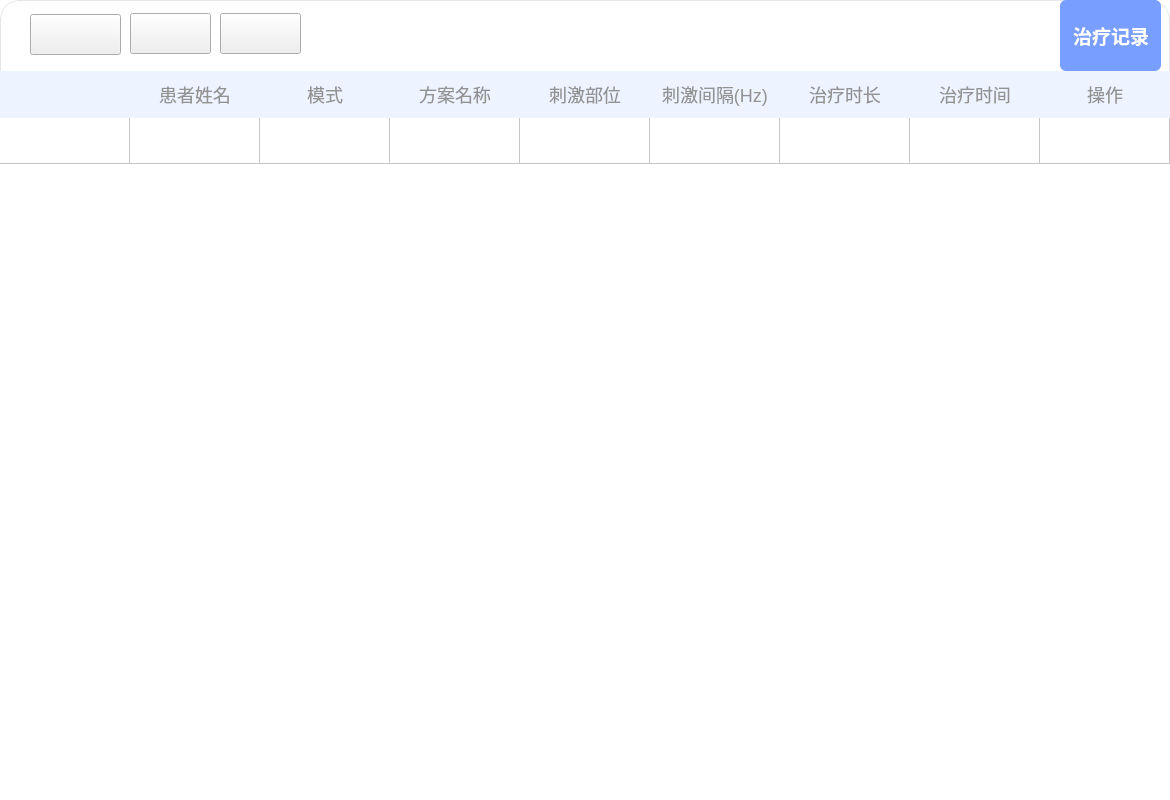
<?xml version="1.0" encoding="UTF-8"?>
<ui version="4.0">
 <class>Form</class>
 <widget class="QWidget" name="Form">
  <property name="geometry">
   <rect>
    <x>0</x>
    <y>0</y>
    <width>1170</width>
    <height>800</height>
   </rect>
  </property>
  <property name="minimumSize">
   <size>
    <width>1170</width>
    <height>800</height>
   </size>
  </property>
  <property name="maximumSize">
   <size>
    <width>1170</width>
    <height>800</height>
   </size>
  </property>
  <property name="windowTitle">
   <string>Form</string>
  </property>
  <property name="styleSheet">
   <string notr="true">QWidget#Form {
	background-color: #FFFFFF;
	border: 1px solid rgba(0, 0, 0, 0.10);
	border-radius: 20px;
}</string>
  </property>
  <widget class="QTableWidget" name="tableWidget_treatrecord">
   <property name="geometry">
    <rect>
     <x>0</x>
     <y>71</y>
     <width>1651</width>
     <height>729</height>
    </rect>
   </property>
   <property name="font">
    <font>
     <pointsize>11</pointsize>
    </font>
   </property>
   <property name="focusPolicy">
    <enum>Qt::NoFocus</enum>
   </property>
   <property name="styleSheet">
    <string notr="true">QTableWidget#tableWidget_treatrecord QHeaderView::section {
	background-color: #EDF3FF;
	color: #929292;
	border: none;
	padding: 8px;
	font-size: 18px;
}
QTableWidget#tableWidget_treatrecord {
    outline: none;
    border: none;
}
QTableWidget#tableWidget_treatrecord::item {
    outline: none;
    border: none;
}
QTableWidget#tableWidget_treatrecord::item:focus {
    outline: none;
    border: none;
    background: transparent;
}
QTableWidget#tableWidget_treatrecord::item:selected {
    outline: none;
    border: none;
    background: transparent;
}</string>
   </property>
   <property name="horizontalScrollBarPolicy">
    <enum>Qt::ScrollBarAlwaysOff</enum>
   </property>
   <property name="editTriggers">
    <set>QAbstractItemView::NoEditTriggers</set>
   </property>
   <property name="selectionMode">
    <enum>QAbstractItemView::NoSelection</enum>
   </property>
   <property name="showGrid">
    <bool>true</bool>
   </property>
   <attribute name="horizontalHeaderDefaultSectionSize">
    <number>130</number>
   </attribute>
   <attribute name="verticalHeaderVisible">
    <bool>false</bool>
   </attribute>
   <attribute name="verticalHeaderDefaultSectionSize">
    <number>46</number>
   </attribute>
   <row>
    <property name="text">
     <string>新建行</string>
    </property>
   </row>
   <column>
    <property name="text">
     <string/>
    </property>
    <property name="font">
     <font>
      <pointsize>12</pointsize>
     </font>
    </property>
   </column>
   <column>
    <property name="text">
     <string>患者姓名</string>
    </property>
   </column>
   <column>
    <property name="text">
     <string>模式</string>
    </property>
   </column>
   <column>
    <property name="text">
     <string>方案名称</string>
    </property>
   </column>
   <column>
    <property name="text">
     <string>刺激部位</string>
    </property>
   </column>
   <column>
    <property name="text">
     <string>刺激间隔(Hz)</string>
    </property>
   </column>
   <column>
    <property name="text">
     <string>治疗时长</string>
    </property>
    <property name="font">
     <font>
      <pointsize>12</pointsize>
     </font>
    </property>
   </column>
   <column>
    <property name="text">
     <string>治疗时间</string>
    </property>
   </column>
   <column>
    <property name="text">
     <string>操作</string>
    </property>
   </column>
  </widget>
  <widget class="QPushButton" name="pushButton">
   <property name="geometry">
    <rect>
     <x>30</x>
     <y>14</y>
     <width>91</width>
     <height>41</height>
    </rect>
   </property>
   <property name="styleSheet">
    <string notr="true">border-image: url(:/patient/pic/patient_recordreturn.png);</string>
   </property>
   <property name="text">
    <string/>
   </property>
  </widget>
  <widget class="QPushButton" name="pushButton_2">
   <property name="geometry">
    <rect>
     <x>130</x>
     <y>13</y>
     <width>81</width>
     <height>41</height>
    </rect>
   </property>
   <property name="styleSheet">
    <string notr="true">border-image: url(:/patient/pic/patient_out.png);</string>
   </property>
   <property name="text">
    <string/>
   </property>
  </widget>
  <widget class="QPushButton" name="pushButton_3">
   <property name="geometry">
    <rect>
     <x>220</x>
     <y>13</y>
     <width>81</width>
     <height>41</height>
    </rect>
   </property>
   <property name="styleSheet">
    <string notr="true">border-image: url(:/patient/pic/patient_recorddel.png);</string>
   </property>
   <property name="text">
    <string/>
   </property>
  </widget>
  <widget class="QLabel" name="label_treatrecordtip">
   <property name="geometry">
    <rect>
     <x>1060</x>
     <y>0</y>
     <width>101</width>
     <height>71</height>
    </rect>
   </property>
   <property name="font">
    <font>
     <pointsize>14</pointsize>
     <bold>true</bold>
    </font>
   </property>
   <property name="styleSheet">
    <string notr="true">background: rgba(120, 158, 255, 1);
color: #FFFFFF;
border-radius: 6px;
padding-left: 8px;
padding-right: 8px;
padding-top: 4px;
padding-bottom: 4px;</string>
   </property>
   <property name="text">
    <string>治疗记录</string>
   </property>
  </widget>
 </widget>
 <resources>
  <include location="resources.qrc"/>
 </resources>
 <connections/>
</ui>
